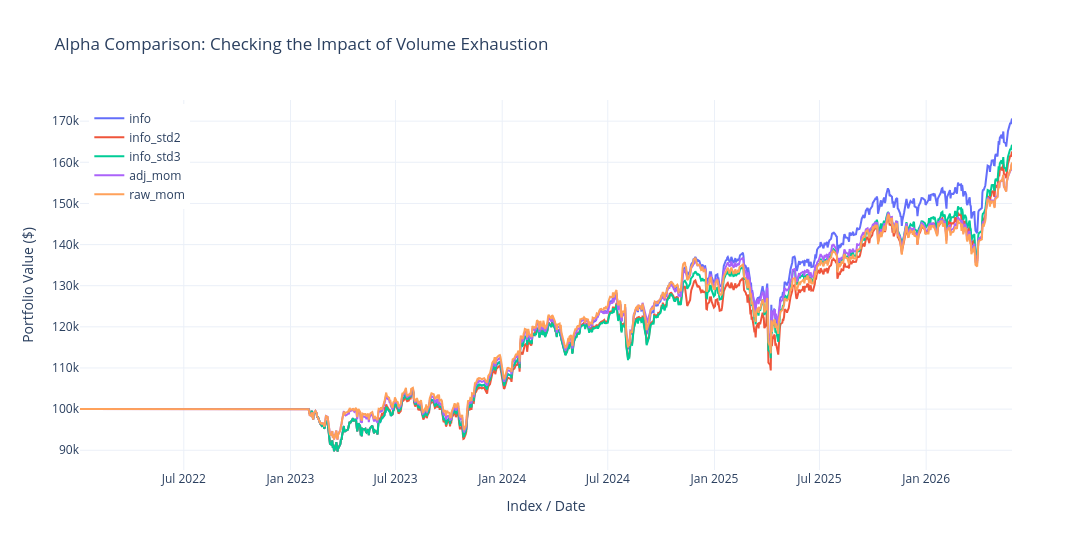

Write notebook code for a chart like this one.
### Code cell
import plotly.graph_objects as go
import pandas as pd

# Initialize the Plotly figure
fig = go.Figure()

for key, df_nav in nav_dfs.items():
    # Detect if the value is a DataFrame (take first column) or a Series
    y_values = df_nav.iloc[:, 0] if isinstance(df_nav, pd.DataFrame) else df_nav
    
    fig.add_trace(go.Scatter(
        x=df_nav.index,
        y=y_values,
        mode='lines',
        name=key
    ))

# Update layout to match your titles and dimensions
fig.update_layout(
    title='Alpha Comparison: Checking the Impact of Volume Exhaustion',
    xaxis_title='Index / Date',
    yaxis_title='Portfolio Value ($)',
    width=1200,   # Adjust width to match your screen preferences (corresponds to 14)
    height=550,   # Adjust height (corresponds to 6)
    template='plotly_white', # Clean background style
    legend=dict(
        yanchor="top",
        y=0.99,
        xanchor="left",
        x=0.01
    )
)

# Display the interactive chart
fig.show()

### Figure 1 — Plotly figure (JSON) as saved in the notebook; plotly's stock layout.template omitted (floating-point values rounded to 4 significant figures; data arrays with more than 128 entries replaced by an {"elided": "..."} marker saying what was removed)
{"data": [{"mode": "lines", "name": "info", "type": "scatter", "x": {"elided": "1105 str values"}, "y": {"elided": "1105 float values"}}, {"mode": "lines", "name": "info_std2", "type": "scatter", "x": {"elided": "1105 str values"}, "y": {"elided": "1105 float values"}}, {"mode": "lines", "name": "info_std3", "type": "scatter", "x": {"elided": "1105 str values"}, "y": {"elided": "1105 float values"}}, {"mode": "lines", "name": "adj_mom", "type": "scatter", "x": {"elided": "1105 str values"}, "y": {"elided": "1105 float values"}}, {"mode": "lines", "name": "raw_mom", "type": "scatter", "x": {"elided": "1105 str values"}, "y": {"elided": "1105 float values"}}], "layout": {"height": 550, "legend": {"x": 0.01, "xanchor": "left", "y": 0.99, "yanchor": "top"}, "title": {"text": "Alpha Comparison: Checking the Impact of Volume Exhaustion"}, "width": 1200, "xaxis": {"title": {"text": "Index / Date"}}, "yaxis": {"title": {"text": "Portfolio Value ($)"}}}}
